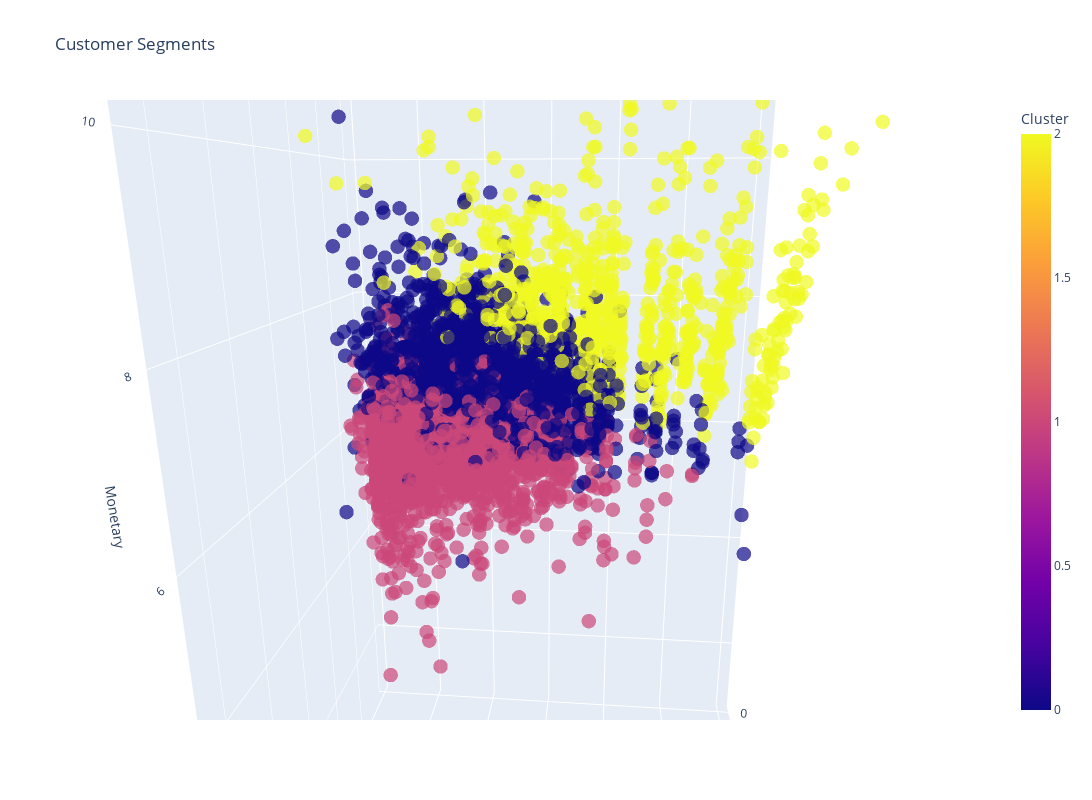

Here is the notebook cell this chart was saved with:
### Markdown cell above
Now, we can analyze the clusters.

### Code cell
fig = px.scatter_3d(
    rfm,
    x='log_R',
    y='log_F',
    z='log_M',
    color='Cluster',
    title='Customer Segments',
    labels={'log_R': 'Recency', 'log_F': 'Frequency', 'log_M': 'Monetary'},
    opacity=0.7
)

# Size of the plot was small, therefore, increasing the size
fig.update_layout(
    width=1200,  # Width of the plot in pixels
    height=800,  # Height of the plot in pixels
    scene=dict(
        xaxis_title='Recency',
        yaxis_title='Frequency',
        zaxis_title='Monetary'
    )
)

fig.update_traces(marker=dict(size=5))

# Show the interactive plot
fig.show()

### Figure 1 — Plotly figure (JSON) as saved in the notebook; plotly's stock layout.template omitted (floating-point values rounded to 4 significant figures; data arrays with more than 128 entries replaced by an {"elided": "..."} marker saying what was removed)
{"data": [{"hovertemplate": "Recency=%{x}<br>Frequency=%{y}<br>Monetary=%{z}<br>Cluster=%{marker.color}<extra></extra>", "legendgroup": "", "marker": {"color": {"elided": "4312 int values"}, "coloraxis": "coloraxis", "opacity": 0.7, "size": 5, "symbol": "circle"}, "mode": "markers", "name": "", "scene": "scene", "showlegend": false, "type": "scatter3d", "x": {"elided": "4312 float values"}, "y": {"elided": "4312 float values"}, "z": {"elided": "4312 float values"}}], "layout": {"coloraxis": {"colorbar": {"title": {"text": "Cluster"}}, "colorscale": [[0, "#0d0887"], [0.1111, "#46039f"], [0.2222, "#7201a8"], [0.3333, "#9c179e"], [0.4444, "#bd3786"], [0.5556, "#d8576b"], [0.6667, "#ed7953"], [0.7778, "#fb9f3a"], [0.8889, "#fdca26"], [1, "#f0f921"]]}, "height": 800, "legend": {"tracegroupgap": 0}, "scene": {"aspectmode": "auto", "aspectratio": {"x": 0.8264, "y": 0.7426, "z": 1.63}, "camera": {"center": {"x": 0, "y": 0, "z": 0}, "eye": {"x": -0.1073, "y": 1.162, "z": 0.3299}, "projection": {"type": "perspective"}, "up": {"x": 0, "y": 0, "z": 1}}, "domain": {"x": [0, 1], "y": [0, 1]}, "xaxis": {"title": {"text": "Recency"}, "type": "linear"}, "yaxis": {"title": {"text": "Frequency"}, "type": "linear"}, "zaxis": {"title": {"text": "Monetary"}, "type": "linear"}}, "title": {"text": "Customer Segments"}, "width": 1200}}
